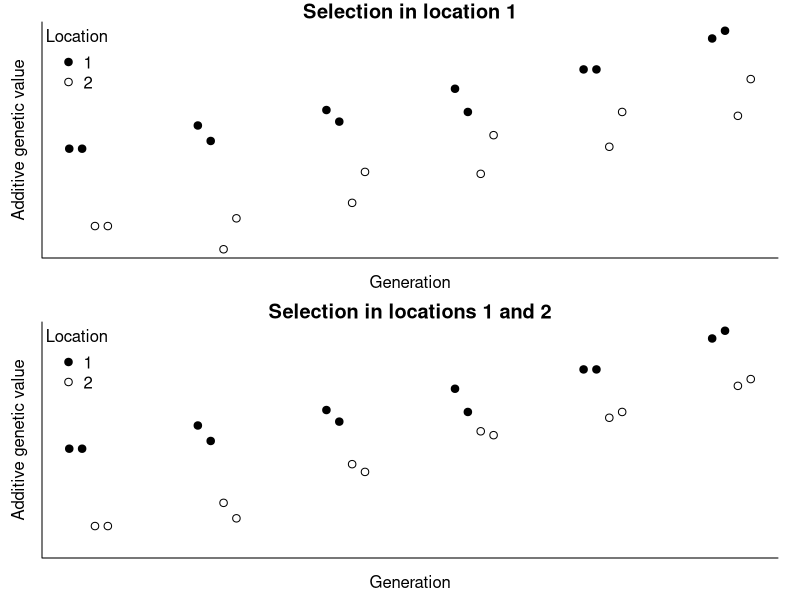

Reproduce this figure in R. (Note: this script raises an error after producing the figure.)
### partAGV_deterministic.R
###-----------------------------------------------------------------------------
### $Id$
###-----------------------------------------------------------------------------

### DESCRIPTION OF A DEMONSTRATION
###-----------------------------------------------------------------------------

## A demonstration with a simple example to see in action the partitioning of
## additive genetic values by paths (Garcia-Cortes et al., 2008; Animal)
##       
## DETERMINISTIC SIMULATION (sort of)
##
## We have two locations (1 and 2). The first location has individualss with higher
## additive genetic value. Males from the first location are imported males to the
## second location from generation 2/3. This clearly leads to genetic gain in the
## second location. However, the second location can also perform their own selection
## so the question is how much genetic gain is due to the import of genes from the
## first location and due to their own selection.
##
## Above scenario will be tested with a simple example of a pedigree bellow. Two
## scenarios will be evaluated: without or with own selection in the second location.
## Selection will always be present in the first location.
##
## Additive genetic values are provided, i.e., no inference is being done!
##
## The idea of this example is not to do extensive simulations, but just to have
## a simple example to see how the partitioning of additive genetic values works.

### SETUP
###-----------------------------------------------------------------------------

options(width=200)

### EXAMPLE PEDIGREE & SETUP OF MENDELIAN SAMPLING - "DETERMINISTIC"
###-----------------------------------------------------------------------------

## Generation 0
  id0 <- c("01", "02", "03", "04")
 fid0 <- mid0 <- rep(NA, times=length(id0))
   h0 <- rep(c(1, 2), each=2)
   g0 <- rep(0, times=length(id0))
  w10 <- c( 2, 2, 0, 0)
  w20 <- c( 2, 2, 0, 0)

## Generation 1
  id1 <- c("11", "12", "13", "14")
 fid1 <- c("01", "01", "03", "03")
 mid1 <- c("02", "02", "04", "04")
   h1 <- h0
   g1 <- rep(1, times=length(id1))
  w11 <- c( 0.6,  0.2, -0.6,  0.2)
  w21 <- c( 0.6,  0.2,  0.6,  0.2)

## Generation 2
  id2 <- c("21", "22", "23", "24")
 fid2 <- c("12", "12", "12", "12")
 mid2 <- c("11", "11", "13", "14")
   h2 <- h0
   g2 <- rep(2, times=length(id2))
  w12 <- c( 0.6,  0.3, -0.2,  0.2)
  w22 <- c( 0.6,  0.3,  0.2,  0.2)

## Generation 3
  id3 <- c("31", "32", "33", "34")
 fid3 <- c("22", "22", "22", "22")
 mid3 <- c("21", "21", "23", "24")
   h3 <- h0
   g3 <- rep(3, times=length(id3))
  w13 <- c( 0.7,  0.1, -0.3,  0.3)
  w23 <- c( 0.7,  0.1,  0.3,  0.3)

## Generation 4
  id4 <- c("41", "42", "43", "44")
 fid4 <- c("32", "32", "32", "32")
 mid4 <- c("31", "31", "33", "34")
   h4 <- h0
   g4 <- rep(4, times=length(id4))
  w14 <- c( 0.8,  0.8, -0.1,  0.3)
  w24 <- c( 0.8,  0.8,  0.1,  0.3)

## Generation 5
  id5 <- c("51", "52", "53", "54")
 fid5 <- c("42", "42", "42", "42")
 mid5 <- c("41", "41", "43", "44")
   h5 <- h0
   g5 <- rep(5, times=length(id4))
  w15 <- c( 0.8,  1.0, -0.2,  0.3)
  w25 <- c( 0.8,  1.0,  0.2,  0.3)

ped <- data.frame( id=c( id0,  id1,  id2,  id3,  id4,  id5),
                  fid=c(fid0, fid1, fid2, fid3, fid4, fid5),
                  mid=c(mid0, mid1, mid2, mid3, mid4, mid5),
                  loc=c(  h0,   h1,   h2,   h3,   h4,  h5),
                  gen=c(  g0,   g1,   g2,   g3,   g4,  g5),
                   w1=c( w10,  w11,  w12,  w13,  w14,  w15),
                   w2=c( w20,  w21,  w22,  w23,  w24,  w25))
ped$sex <- 2
ped[ped$id %in% ped$fid, "sex"] <- 1
ped$loc.gen <- with(ped, paste(loc, gen, sep="-"))

### SIMULATE ADDITIVE GENETIC VALUES - SUM PARENT AVERAGE AND MENDELIAN SAMPLING
###-----------------------------------------------------------------------------

## Additive genetic mean in founders by location
mu1 <-  2
mu2 <-  0

## Additive genetic variance in population
sigma2 <- 1
sigma  <- sqrt(sigma2)

## Threshold value for Mendelian sampling for selection - only values above this
##  will be accepted in simulation
t <- 0

ped$agv1 <- ped$pa1 <- NA ## Scenario (trait) 1: No selection in the second location
ped$agv2 <- ped$pa2 <- NA ## Scenario (trait) 2:    Selection in the second location

## Generation 0  - founders (no parent average here - so setting it to zero)
ped[ped$gen == 0, c("pa1",  "pa2")] <- 0
ped[ped$gen == 0, c("agv1", "agv2")] <- ped[ped$gen == 0, c("w1", "w2")]

## Generation 1+ - non-founders (parent average + Mendelian sampling)
for(i in (length(g0)+1):nrow(ped)) {
  ped[i, "pa1"] <- 0.5 * (ped[ped$id %in% ped[i, "fid"], "agv1"] +
                          ped[ped$id %in% ped[i, "mid"], "agv1"])
  ped[i, "pa2"] <- 0.5 * (ped[ped$id %in% ped[i, "fid"], "agv2"] +
                          ped[ped$id %in% ped[i, "mid"], "agv2"])
  ped[i, c("agv1", "agv2")] <- ped[i, c("pa1", "pa2")] + ped[i, c("w1", "w2")]
}

### PLOT INDIVIDUAL ADDITIVE GENETIC VALUES
###-----------------------------------------------------------------------------

par(mfrow=c(2, 1), bty="l", pty="m", mar=c(2, 2, 1, 1) + .1, mgp=c(0.7, 0.2, 0))

tmp <- ped$gen + c(-1.5, -0.5, 0.5, 1.5) * 0.1
with(ped, plot(agv1 ~ tmp, pch=c(19, 21)[ped$loc], ylab="Additive genetic value",
               xlab="Generation", main="Selection in location 1", axes=FALSE,
               ylim=range(c(agv1, agv2))))
axis(1, labels=FALSE, tick=FALSE); axis(2, labels=FALSE, tick=FALSE); box()
legend(x="topleft", legend=c(1, 2), title="Location", pch=c(19, 21), bty="n")

with(ped, plot(agv2 ~ tmp, pch=c(19, 21)[ped$loc], ylab="Additive genetic value",
               xlab="Generation", main="Selection in locations 1 and 2", axes=FALSE,
               ylim=range(c(agv1, agv2))))
axis(1, labels=FALSE, tick=FALSE); axis(2, labels=FALSE, tick=FALSE); box()
legend(x="topleft", legend=c(1, 2), title="Location", pch=c(19, 21), bty="n")

### PARTITION ADDITIVE GENETIC VALUES BY ...
###-----------------------------------------------------------------------------

## Compute partitions by location
(res <- alphaPart(x=ped, colPath="loc", colAGV=c("agv1", "agv2")))

## Summarize whole population
(ret <- summary(res))

## Summarize and plot by generation (=trend)
(ret <- summary(res, by="gen"))
plot(ret)

## Summarize and plot location specific trends
(ret <- summary(res, by="loc.gen"))
plot(ret)

## Summarize and plot location specific trends but only for location 1
(ret <- summary(res, by="loc.gen", subset=res[[1]]$loc == 1))
plot(ret)

## Summarize and plot location specific trends but only for location 2
(ret <- summary(res, by="loc.gen", subset=res[[1]]$loc == 2))
plot(ret)

## Compute partitions by location and sex
ped$loc.sex <- with(ped, paste(loc, sex, sep="-"))
(res <- alphaPart(x=ped, colPath="loc.sex", colAGV=c("agv1", "agv2")))

## Summarize and plot by generation (=trend)
(ret <- summary(res, by="gen"))
plot(ret)
plot(ret, lineTypeList=list("-1"=1, "-2"=2, def=3))

## Summarize and plot location specific trends
(ret <- summary(res, by="loc.gen"))
plot(ret, lineTypeList=list("-1"=1, "-2"=2, def=3))

## Summarize and plot location specific trends but only for location 1
(ret <- summary(res, by="loc.gen", subset=res[[1]]$loc == 1))
plot(ret)

## Summarize and plot location specific trends but only for location 2
(ret <- summary(res, by="loc.gen", subset=res[[1]]$loc == 2))
plot(ret)

###-----------------------------------------------------------------------------
### alphaPart_deterministic.R ends here
